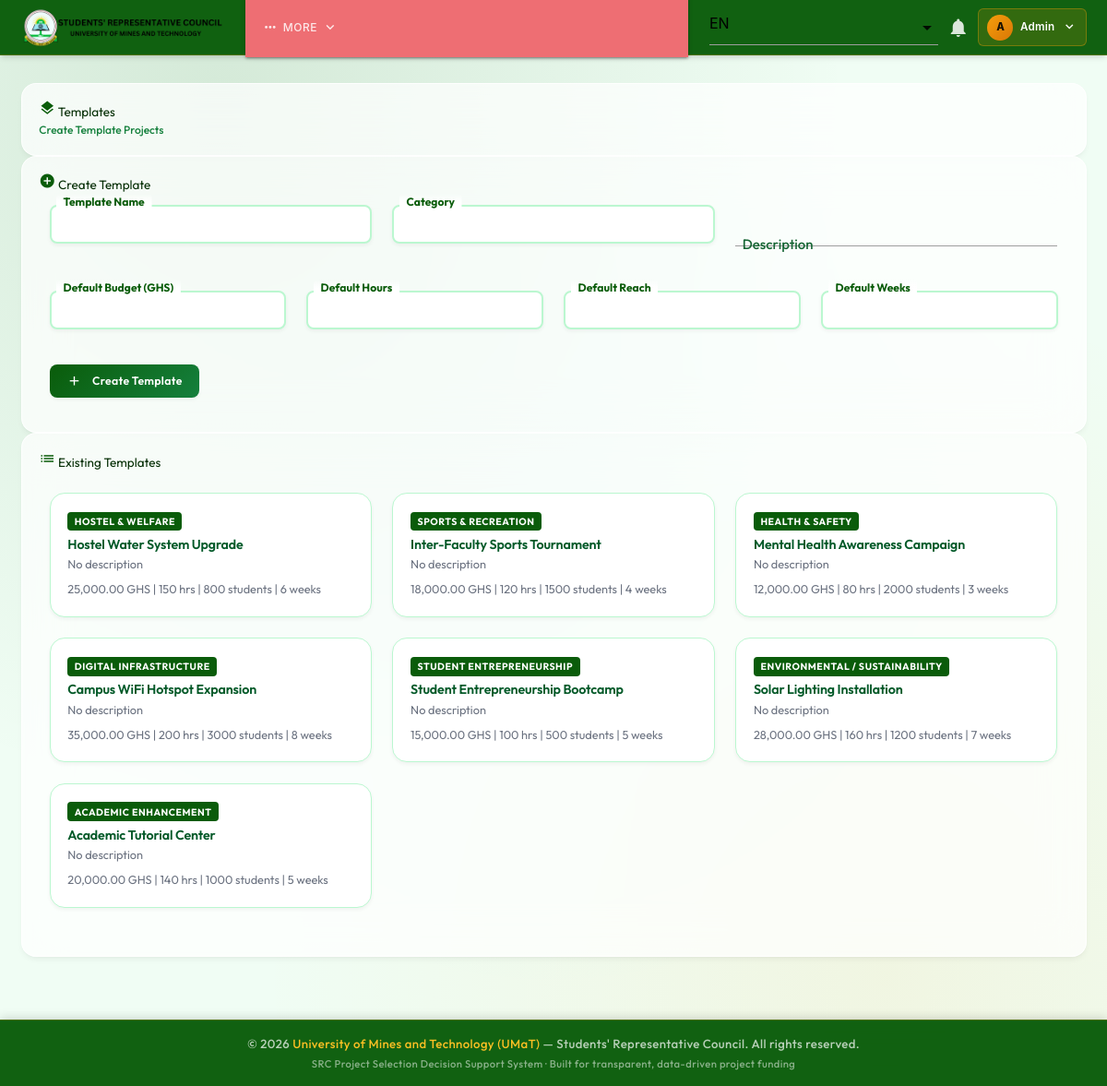
The app's page /views/templates.php (signed in) with its own data.
### tables this page shows
CREATE TABLE project_templates (
    template_id        INT UNSIGNED AUTO_INCREMENT PRIMARY KEY,
    template_name      VARCHAR(255) NOT NULL,
    category           VARCHAR(100) NOT NULL,
    description        TEXT NULL DEFAULT NULL,
    criteria_scores_json JSON NULL DEFAULT NULL,
    default_budget     DECIMAL(12, 2) NOT NULL,
    default_hours      INT UNSIGNED NOT NULL,
    default_reach      INT UNSIGNED NOT NULL,
    default_weeks      INT UNSIGNED NOT NULL,
    created_at         TIMESTAMP NOT NULL DEFAULT CURRENT_TIMESTAMP
);

### lang/index.php (called while the page is built, shortened)
<?php
function getCurrentLanguage(): string
{
    return 'en';
}
function __(string $key): string
{
    $lang = getCurrentLanguage();
    $langFile = __DIR__ . '/' . $lang . '.php';
    $translations = require $langFile;
    return $translations[$key] ?? $key;
}

### lang/en.php (called while the page is built)
<?php
return [
    'site_title' => 'SRC DSS',
    'dashboard' => 'Dashboard',
    'projects' => 'Projects',
    'proposal' => 'Submit Project',
    'optimization' => 'Project Selection Tool',
    'feedback' => 'Feedback',
    'profile' => 'Profile',
    'logout' => 'Logout',
    'login' => 'Login',
    'submit' => 'Submit',
    'save' => 'Save',
    'cancel' => 'Cancel',
    'delete' => 'Delete',
    'edit' => 'Edit',
    'search' => 'Search',
    'filter' => 'Filter',
    'export' => 'Export',
    'download' => 'Download',
    'notifications' => 'Notifications',
    'no_notifications' => 'No notifications',
    'mark_all_read' => 'Mark all as read',
    'dark_mode' => 'Dark Mode',
    'light_mode' => 'Light Mode',
    'status_pending' => 'Pending',
    'status_accepted' => 'Accepted',
    'status_rejected' => 'Rejected',
    'status_deferred' => 'Deferred',
    'status_draft' => 'Draft',
    'budget_required' => 'Budget Required',
    'volunteer_hours' => 'Volunteer Hours',
    'student_reach' => 'Student Reach',
    'implementation_weeks' => 'Implementation Weeks',
    'project_title' => 'Project Title',
    'description' => 'Description',
    'comments' => 'Comments',
    'add_comment' => 'Add Comment',
    'submit_comment' => 'Submit Comment',
    'rating' => 'Rating',
    'vote' => 'Vote',
    'votes' => 'Votes',
    'average_rating' => 'Average Rating',
    'calendar' => 'Calendar',
    'milestones' => 'Milestones',
    'dependencies' => 'Dependencies',
    'attachments' => 'Attachments',
    'upload' => 'Upload',
    'actual_budget' => 'Actual Budget',
    'budget_variance' => 'Budget Variance',
    'tracking' => 'Tracking',
    'activity_feed' => 'Activity Feed',
    'export_csv' => 'Export CSV',
    'bulk_actions' => 'Bulk Actions',
    'two_factor_auth' => 'Two-Factor Authentication',
    'enable' => 'Enable',
    'disable' => 'Disable',
    'language' => 'Language',
    'settings' => 'Settings',
    'admin' => 'Administration',
    'permissions' => 'Permissions',
    'can_view' => 'Can View',
    'can_edit' => 'Can Edit',
    'can_delete' => 'Can Delete',
    'api_access' => 'API Access',
    'api_key' => 'API Key',
    'real_time_updates' => 'Real-Time Updates',
    'polling' => 'Polling',
    'templates' => 'Templates',
    'create_template' => 'Create Template',
    'edit_template' => 'Edit Template',
    'delete_template' => 'Delete Template',
    'analytics' => 'Analytics',
    'chart' => 'Chart',
    'reports' => 'Reports',
];

### views/templates.php (the view, shortened to what this page needs)
<?php
require_once '../includes/header.php';
$templates = [];
try {
    $templatesStmt = $pdo->query('SELECT template_id, template_name, category, description, criteria_scores_json, default_budget, default_hours, default_reach, default_weeks, created_at FROM project_templates ORDER BY created_at DESC');
    $templates = $templatesStmt->fetchAll();
} catch (PDOException $e) {
    $templates = [];
}
?>
<div class="bento-card bento-span-full">
    <div class="bento-card-header"><i class="material-icons">layers</i> <?= htmlspecialchars(__('templates'), ENT_QUOTES, 'UTF-8') ?></div>
    <p class="bento-subtext"><?= htmlspecialchars(__('create_template'), ENT_QUOTES, 'UTF-8') ?> <?= htmlspecialchars(__('projects'), ENT_QUOTES, 'UTF-8') ?></p>
</div>
<div class="bento-card bento-span-full">
    <div class="bento-card-header"><i class="material-icons">add_circle</i> Create Template</div>
    <form method="post" action="/dss/views/templates.php">
        <div class="row">
            <div class="input-field col s12 m4">
                <input type="text" id="template_name" name="template_name" required maxlength="255">
                <label for="template_name">Template Name</label>
            </div>
            <div class="input-field col s12 m4">
                <input type="text" id="category" name="category" required maxlength="100">
                <label for="category">Category</label>
            </div>
            <div class="input-field col s12 m4">
                <textarea id="description" name="description" class="materialize-textarea" maxlength="500"></textarea>
                <label for="description">Description</label>
            </div>
            <div class="input-field col s12 m3">
                <input type="number" id="default_budget" name="default_budget" min="0" step="0.01" required>
                <label for="default_budget">Default Budget (GHS)</label>
            </div>
            <div class="input-field col s12 m3">
                <input type="number" id="default_hours" name="default_hours" min="1" required>
                <label for="default_hours">Default Hours</label>
            </div>
            <div class="input-field col s12 m3">
                <input type="number" id="default_reach" name="default_reach" min="1" required>
                <label for="default_reach">Default Reach</label>
            </div>
            <div class="input-field col s12 m3">
                <input type="number" id="default_weeks" name="default_weeks" min="1" required>
                <label for="default_weeks">Default Weeks</label>
            </div>
            <div class="col s12" style="margin-top: 0.5rem;">
                <button type="submit" class="btn green"><i class="material-icons left">add</i>Create Template</button>
            </div>
        </div>
    </form>
</div>
<div class="bento-card bento-span-full">
    <div class="bento-card-header"><i class="material-icons">list</i> Existing Templates</div>
    <?php if ($templates === []): ?>
        <div class="center-align" style="padding: 2rem 1rem;">
            <i class="material-icons large grey-text text-lighten-2">layers</i>
            <h5 class="grey-text">No Templates</h5>
            <p class="grey-text">Create your first template above.</p>
        </div>
    <?php else: ?>
        <div class="row" style="margin-top: 1rem;">
            <?php foreach ($templates as $template): ?>
                <div class="col s12 m6 l4">
                    <div class="card-panel template-card">
                        <span class="template-category"><?= htmlspecialchars($template['category'], ENT_QUOTES, 'UTF-8') ?></span>
                        <h5 style="margin: 0.5rem 0 0.25rem; font-size: 1.1rem; color: #025928;"><?= htmlspecialchars($template['template_name'], ENT_QUOTES, 'UTF-8') ?></h5>
                        <p style="margin: 0; font-size: 0.85rem; color: #6b7280;">
                            <?= htmlspecialchars($template['description'] ? mb_substr($template['description'], 0, 100) : 'No description', ENT_QUOTES, 'UTF-8') ?>
                        </p>
                        <p style="margin: 0.5rem 0 0; font-size: 0.85rem; color: #6b7280;">
                            <?= number_format((float) $template['default_budget'], 2) ?> GHS | <?= (int) $template['default_hours'] ?> hrs | <?= (int) $template['default_reach'] ?> students | <?= (int) $template['default_weeks'] ?> weeks
                        </p>
                    </div>
                </div>
            <?php endforeach; ?>
        </div>
    <?php endif; ?>
</div>
<?php require_once '../includes/footer.php'; ?>

### includes/header.php (shortened to what this page needs)
<?php
require_once __DIR__ . '/../lang/index.php';
$sessionRole = $_SESSION['user_role'] ?? '';
$userRole = htmlspecialchars($sessionRole, ENT_QUOTES, 'UTF-8');
$profileName = $userRole;
$profilePic = '';
$avatarInitial = mb_strtoupper(mb_substr($profileName, 0, 1));
?>
<!DOCTYPE html>
<html lang="en">
<head>
    <link rel="stylesheet" href="https://cdnjs.cloudflare.com/ajax/libs/materialize/1.0.0/css/materialize.min.css">
    <link rel="stylesheet" href="/dss/public/css/app.css?v=17">
</head>
<body>
    <header class="app-header">
        <div class="app-header-inner">
            <a href="#" class="app-logo">
                <img src="/dss/public/images/logo.png" alt="UMaT SRC" class="app-logo-img">
            </a>
            <nav class="app-nav" id="appNav">
                <div class="app-nav-more" id="appNavMore">
                    <button class="app-nav-link app-nav-more-trigger" id="appNavMoreTrigger" aria-expanded="false" aria-haspopup="true">
                        <i class="material-icons">more_horiz</i>
                        <span>More</span>
                        <i class="material-icons app-nav-more-arrow">expand_more</i>
                    </button>
                </div>
            </nav>
            <div class="app-header-actions">
                <form method="post" action="/dss/controllers/action_change_language.php" class="app-lang-form">
                </form>
                <button class="app-icon-btn" id="notificationBell" title="Notifications" aria-label="Notifications">
                    <i class="material-icons">notifications</i>
                </button>
                <div class="app-user-menu" id="appUserMenu">
                    <button class="app-user-trigger" id="appUserTrigger" aria-expanded="false" aria-haspopup="true">
                        <span class="app-user-avatar">
                            <?php if ($profilePic !== ''): ?>
                                <img src="/dss/<?= $profilePic ?>" alt="Avatar" class="app-user-avatar-img">
                            <?php else: ?>
                                <?= $avatarInitial ?>
                            <?php endif; ?>
                        </span>
                        <span class="app-user-name"><?= htmlspecialchars($profileName, ENT_QUOTES, 'UTF-8') ?></span>
                        <i class="material-icons app-user-arrow">expand_more</i>
                    </button>
                </div>
            </div>
        </div>
    </header>
    <main class="app-main">
        <div class="app-main-inner">

### includes/footer.php (shortened to what this page needs)
        </main>
    <footer class="app-footer">
        <div class="container">
            <p style="margin: 0; color: rgba(255,255,255,0.7);">
                &copy; <?= date('Y') ?> <a href="https://www.umat.edu.gh" target="_blank">University of Mines and Technology (UMaT)</a> — Students' Representative Council. All rights reserved.
            </p>
            <p style="margin: 0.25rem 0 0; color: rgba(255,255,255,0.5); font-size: 0.75rem;">
                SRC Project Selection Decision Support System &middot; Built for transparent, data-driven project funding
            </p>
        </div>
    </footer>
</body>
</html>

### records on screen
project_templates: category "HOSTEL & WELFARE", template_name "Hostel Water System Upgrade", description "No description", default_budget "25,000.00", default_hours "150", default_reach "800", default_weeks "6"
project_templates: category "SPORTS & RECREATION", template_name "Inter-Faculty Sports Tournament", description "No description", default_budget "18,000.00", default_hours "120", default_reach "1500", default_weeks "4"
project_templates: category "HEALTH & SAFETY", template_name "Mental Health Awareness Campaign", description "No description", default_budget "12,000.00", default_hours "80", default_reach "2000", default_weeks "3"
project_templates: category "DIGITAL INFRASTRUCTURE", template_name "Campus WiFi Hotspot Expansion", description "No description", default_budget "35,000.00", default_hours "200", default_reach "3000", default_weeks "8"
project_templates: category "STUDENT ENTREPRENEURSHIP", template_name "Student Entrepreneurship Bootcamp", description "No description", default_budget "15,000.00", default_hours "100", default_reach "500", default_weeks "5"
project_templates: category "ENVIRONMENTAL / SUSTAINABILITY", template_name "Solar Lighting Installation", description "No description", default_budget "28,000.00", default_hours "160", default_reach "1200", default_weeks "7"
project_templates: category "ACADEMIC ENHANCEMENT", template_name "Academic Tutorial Center", description "No description", default_budget "20,000.00", default_hours "140", default_reach "1000", default_weeks "5"

### other values on screen
$avatarInitial "A"
$profileName "Admin"
__('templates') "Templates"
__('create_template') "Create Template"
__('projects') "Projects"
